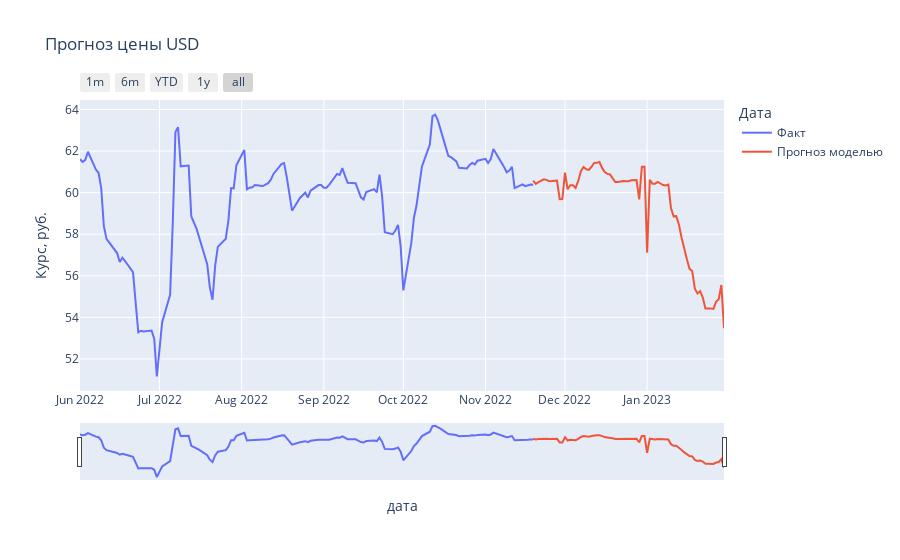

Notebook source saved alongside this figure:
### Code cell
test_final = predict("2023-01-30", "USD")

### Figure 1 — Plotly figure (JSON) as saved in the notebook; plotly's stock layout.template omitted (floating-point values rounded to 4 significant figures; data arrays with more than 128 entries replaced by an {"elided": "..."} marker saying what was removed)
{"data": [{"hovertemplate": "variable=Факт<br>дата=%{x}<br>value=%{y}<extra></extra>", "legendgroup": "Факт", "line": {"color": "#636efa", "dash": "solid"}, "marker": {"symbol": "circle"}, "mode": "lines", "name": "Факт", "orientation": "v", "showlegend": true, "type": "scatter", "x": {"elided": "195 str values"}, "xaxis": "x", "y": {"elided": "195 float values"}, "yaxis": "y"}, {"hovertemplate": "variable=Прогноз моделью<br>дата=%{x}<br>value=%{y}<extra></extra>", "legendgroup": "Прогноз моделью", "line": {"color": "#EF553B", "dash": "solid"}, "marker": {"symbol": "circle"}, "mode": "lines", "name": "Прогноз моделью", "orientation": "v", "showlegend": true, "type": "scatter", "x": {"elided": "195 str values"}, "xaxis": "x", "y": {"elided": "195 float values"}, "yaxis": "y"}], "layout": {"legend": {"title": {"text": "Дата"}, "tracegroupgap": 0}, "title": {"text": "Прогноз цены USD"}, "xaxis": {"anchor": "y", "domain": [0, 1], "rangeselector": {"buttons": [{"count": 1, "label": "1m", "step": "month", "stepmode": "backward"}, {"count": 6, "label": "6m", "step": "month", "stepmode": "backward"}, {"count": 1, "label": "YTD", "step": "year", "stepmode": "todate"}, {"count": 1, "label": "1y", "step": "year", "stepmode": "backward"}, {"step": "all"}]}, "rangeslider": {"visible": true}, "title": {"text": "дата"}}, "yaxis": {"anchor": "x", "domain": [0, 1], "title": {"text": "Курс, руб."}}}}
